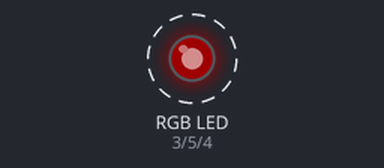
A sketch run on a simulated Arduino Uno, built with avr-gcc and run on an emulated ATmega328P. Parts: an RGB LED mixed from three pins (HIGH = lit). Dashed ring = blinking. Dim RGB values are drawn brighter than linear.

Above: at 0.05 s.
Timing chart, 0 to 3.0 s (numbered marks = the images above):
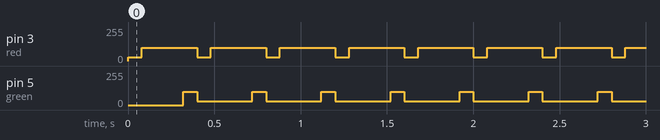

The sketch:

demo2.ino
```cpp
const int red=3;
const int blue=4;
const int green=5;

void setup() {
  pinMode(red,OUTPUT);
  pinMode(blue,OUTPUT);
  pinMode(green,OUTPUT);


}

void loop() {

  analogWrite(red,30);
  delay(80);
  analogWrite(red,100);
  delay(80);
  analogWrite(blue,30);
  delay(80);
  analogWrite(blue,100);
  delay(80);
  analogWrite(green,100);
  delay(80);
  analogWrite(green,30);

}
```

Measured:
- by itself, pin 3 (red): alternates 100/255 for 0.32 s and 30/255 for 0.08 s
- by itself, pin 5 (green): alternates 100/255 for 0.08 s and 30/255 for 0.32 s
